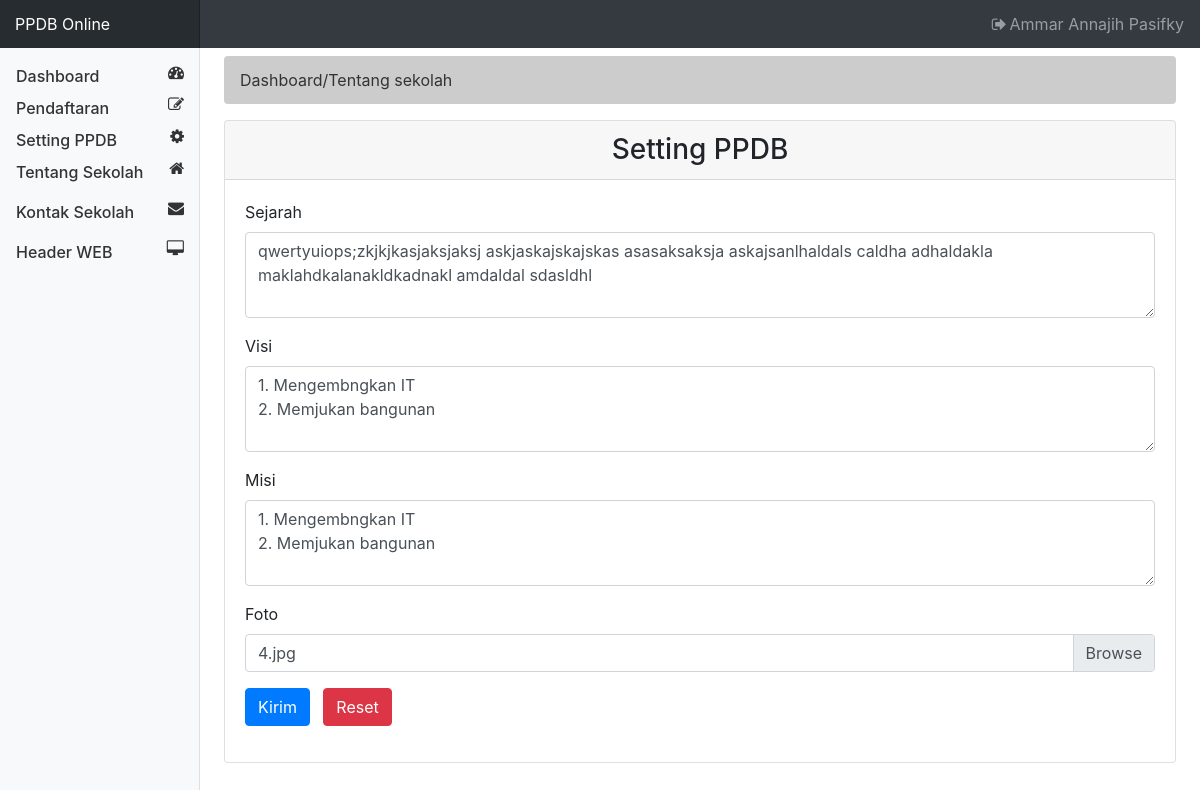
Page /views/admin/?page=tentang (signed in) on the committed database.
### tables this page shows
CREATE TABLE `f_tentang` (
  `id` int(3) NOT NULL,
  `sejarah` tinytext NOT NULL,
  `gbr` varchar(240) NOT NULL,
  `visi` text NOT NULL,
  `misi` text NOT NULL
);

### inc/Database.php (called while the page is built, shortened)
<?php
class Database {
	protected $conn;
	public function __construct($username = "root", $password = "", $host = "localhost", $dbname = "ppdb") {
		try {
			$this->conn = new PDO("mysql:host={$host};dbname={$dbname};charset=utf8", $username, $password);
			$this->conn->setAttribute(PDO::ATTR_ERRMODE, PDO::ERRMODE_EXCEPTION);
			$this->conn->setAttribute(PDO::ATTR_DEFAULT_FETCH_MODE, PDO::FETCH_ASSOC);
		} catch (PDOException $e) {
			throw new Exception($e->getMessage());
		}
	}
	public function select($query, $params = []) {
		try {
			$stmt = $this->conn->prepare($query);
			$stmt->execute($params);
			return $stmt->fetch();
		} catch (PDOException $e) {
			throw new Exception($e->getMessage());
		}
	}
}
?>

### views/admin/home/tentang.php (the view, shortened to what this page needs)
<?php
$id = 1;
if (!empty($id)) {
	$row = $db->select("SELECT * FROM f_tentang WHERE id=?", [$id]);
	$sejarah = $row['sejarah'];
	$misi = $row['misi'];
	$visi = $row['visi'];
	$gbr = $row['gbr'];
}
?>
<section id="breadcrumb">
  <ol class="breadcrumb">
    <li class="active">Dashboard/Tentang sekolah</li>
  </ol>
</section>
<div class="card">
  <h3 class="card-header text-center">Setting PPDB</h3>
  <div class="card-body">
    <form class="" action="#" method="post" enctype="multipart/form-data">
      <div class="form-group">
        <label for="">Sejarah</label>
        <textarea name="sejarah" rows="3" rerquired="true" class="form-control" ><?php echo $sejarah ?></textarea>
      </div>
      <div class="form-group">
        <label for="">Visi</label>
        <textarea name="visi" rows="3" rerquired="true" class="form-control" ><?php echo $visi ?></textarea>
      </div>
      <div class="form-group">
        <label for="">Misi</label>
        <textarea name="misi" rows="3" rerquired="true" class="form-control" ><?php echo $misi ?></textarea>
      </div>
      <div class="form-group">
        <label for="">Foto</label>
        <div class="custom-file">
          <label for="gbr" class="custom-file-label"><?php echo $gbr; ?></label>
        </div>
      </div>
      <div class="form-group row">
        <div class="col-md-1">
          <button type="submit" name="kirim" class="btn btn-primary">Kirim</button>
        </div>
        <div class="col-md-1">
          <button type="reset" name="reset" class="btn btn-danger">Reset</button>
        </div>
      </div>
    </div>
  </div>
</div>
</div>

### views/admin/index.php (shortened to what this page needs)
<?php
include_once "../../inc/Database.php";
$db = new Database();
$uid = $_SESSION['uid'];
$siki = $db->select('SELECT * FROM admin where id=?', [$uid]);
$nama = $siki['nama'];
?>
<!DOCTYPE html>
<html>
  <head>
    <link rel="stylesheet" href="../../asset/css/bootstrap.min.css">
    <link rel="stylesheet" href="../../asset/css/style.css">
    <link href="../../asset/font-awesome/css/font-awesome.min.css" rel="stylesheet" type="text/css">
  </head>
  <body>
    <header>
      <nav class="navbar navbar-dark fixed-top bg-dark flex-md-nowrap p-0">
        <a class="navbar-brand col-sm-3 col-md-2 mr-0" href="#">PPDB Online</a>
        <ul class="navbar-nav px-3">
          <li class="nav-item text-nowrap">
            <a class="nav-link" href="../../logout.php"><i class="fa fa-sign-out fa-fw"></i><?php echo $nama ?></a>
          </li>
        </ul>
      </nav>
    </header>
    <div class="container-fluid">
        <div class="row">
          <nav class="col-md-2 d-none d-md-block bg-light sidebar">
            <div class="sidebar-sticky">
              <ul class="nav flex-column">
                <li class="nav-item">
                  <a class="nav-link" href="./?page=dashboard">
                    <i class="fa fa-tachometer float-right
                    "></i><span class="float-left">Dashboard </span>
                  </a>
                </li>
                <li class="nav-item">
                  <a class="nav-link" href="./?page=pendaftar">
                    <i class="fa fa-pencil-square-o float-right
                    "></i><span class="float-left">Pendaftaran</span>
                  </a>
                </li>
                <li class="nav-item">
                  <a class="nav-link" href="./?page=setting">
                    <i class="fa fa-cog float-right
                    "></i><span class="float-left">Setting PPDB</span>
                  </a>
                </li>
                 <li class="nav-item">
                  <a class="nav-link" href="./?page=tentang">
                    <i class="fa fa-home float-right
                    "></i><span class="text-left">Tentang Sekolah</span>
                  </a>
                </li>
                 <li class="nav-item">
                  <a class="nav-link" href="./?page=kontak">
                    <i class="fa fa-envelope float-right
                    "></i><span class="text-left">Kontak Sekolah</span>
                  </a>
                </li>
                <li class="nav-item">
                  <a class="nav-link" href="./?page=header">
                    <i class="fa fa-desktop float-right
                    "></i><span class="text-left">Header WEB</span>
                  </a>
                </li>
              </ul>
            </div>
          </nav>
          <main role="main" class="col-md-9 ml-sm-auto col-lg-10 pt-3 px-4" style="margin-top:40px">
<?php
$page = isset($_GET['page']) ? $_GET['page'] : null;
switch ($page) {
case 'tentang':
	include 'home/tentang.php';
	break;
}
?>
  </body>
</html>

### asset/css/style.css (style rules this page uses)
.breadcrumb { background: #cccccc; color: #333333; }
.sidebar { position: fixed; top: 0; bottom: 0; left: 0; z-index: 100; padding: 0; box-shadow: inset -1px 0 0 rgba(0, 0, 0, .1); }
.sidebar-sticky { position: -webkit-sticky; position: sticky; top: 48px; height: calc(100vh - 48px); padding-top: .5rem; overflow-x: hidden; overflow-y: auto; }
.sidebar .nav-link { font-weight: 500; color: #333; }
.navbar-brand { padding-top: .75rem; padding-bottom: .75rem; font-size: 1rem; background-color: rgba(0, 0, 0, .25); box-shadow: inset -1px 0 0 rgba(0, 0, 0, .25); }

### rows in the picture
f_tentang: sejarah "qwertyuiops;zkjkjkasjaksjaksj askjaskajskajskas asasaksaksja askajsanlhaldals caldha adhaldakla maklahdkalanakldkadnakl amdaldal sdasldhl", visi "1. Mengembngkan IT 2. Memjukan bangunan", misi "1. Mengembngkan IT 2. Memjukan bangunan", gbr "4.jpg"

### other values in the picture
$nama "Ammar Annajih Pasifky"
